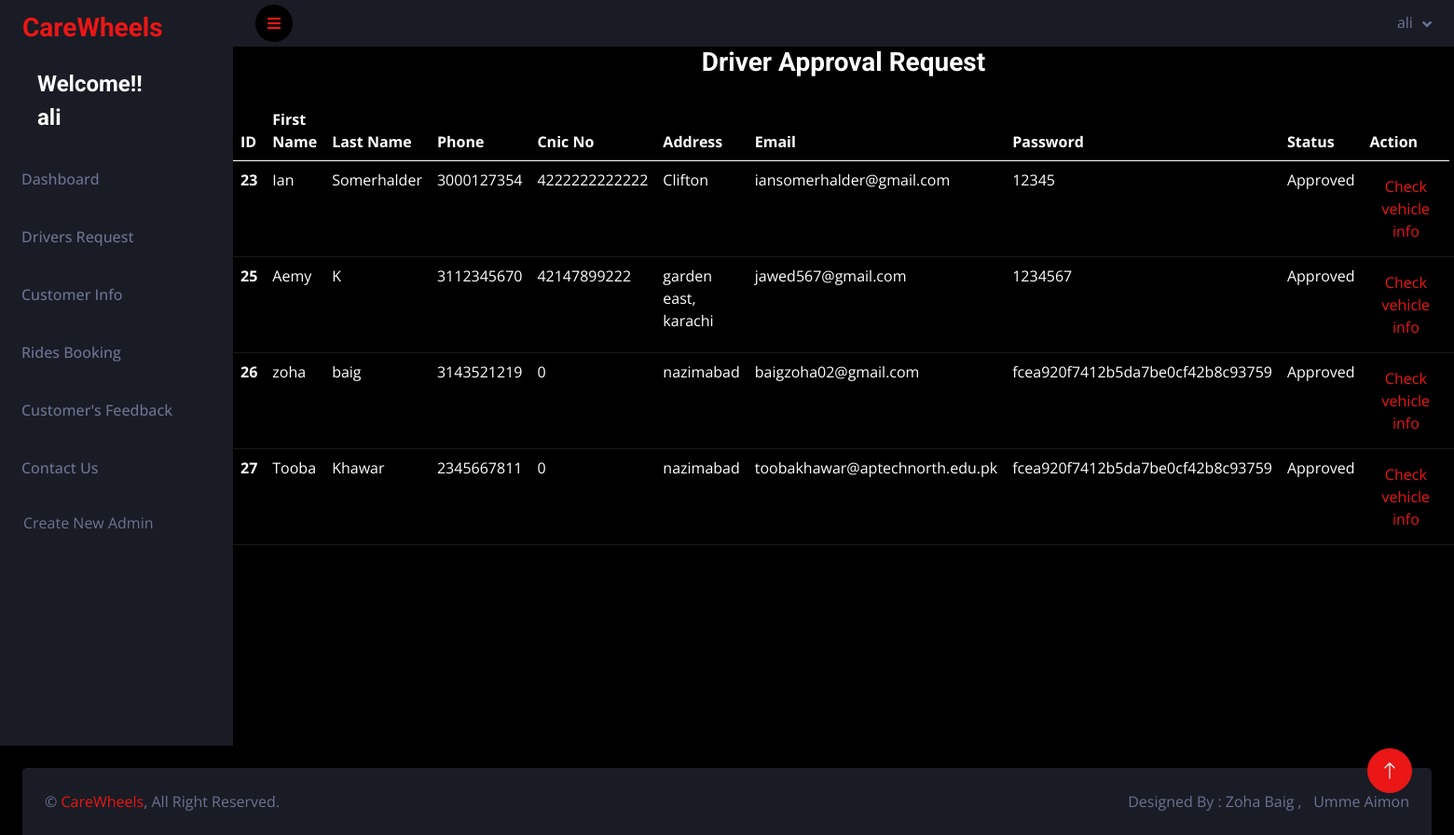
Page /admin/drv_req_pending.php (signed in) on the committed database.
### tables this page shows
CREATE TABLE `vehicles` (
  `v_id` int(11) NOT NULL,
  `v_name` varchar(55) NOT NULL,
  `v_model` varchar(55) NOT NULL,
  `v_year` int(11) NOT NULL,
  `v_capacity` int(11) NOT NULL,
  `v_regNum` varchar(55) NOT NULL,
  `d_id` int(11) NOT NULL,
  `v_drv_img` varchar(255) DEFAULT NULL,
  `v_cert_img` varchar(255) DEFAULT NULL,
  `v_img` varchar(255) DEFAULT NULL,
  `v_drv_lic` varchar(255) DEFAULT NULL
);

CREATE TABLE `drivers` (
  `d_id` int(11) NOT NULL,
  `d_fname` varchar(55) NOT NULL,
  `d_lname` varchar(55) NOT NULL,
  `d_phone` bigint(11) NOT NULL,
  `CNIC` bigint(13) NOT NULL,
  `d_email` varchar(55) NOT NULL,
  `d_address` varchar(55) NOT NULL,
  `d_password` varchar(55) NOT NULL,
  `d_status` varchar(55) DEFAULT NULL
);

### admin/drv_req_pending.php (the view, shortened to what this page needs)
<!DOCTYPE html>
<?php
require("connect.php");
if($_SESSION["a_email"]){
?>
<html lang="en">
<head>
    <link href="https://cdnjs.cloudflare.com/ajax/libs/font-awesome/5.10.0/css/all.min.css" rel="stylesheet">
    <link href="https://cdn.jsdelivr.net/npm/bootstrap-icons@1.4.1/font/bootstrap-icons.css" rel="stylesheet">
    <link href="lib/owlcarousel/assets/owl.carousel.min.css" rel="stylesheet">
    <link href="lib/tempusdominus/css/tempusdominus-bootstrap-4.min.css" rel="stylesheet" />
    <link href="css/bootstrap.min.css" rel="stylesheet">
    <link href="css/style.css" rel="stylesheet">
</head>
<body>
<div class="page-wrapper">
<?php
include('sidebar.php');
$query = "SELECT * FROM drivers JOIN vehicles ON drivers.d_id = vehicles.d_id";
$result = mysqli_query($conn,$query);
      ?>
      <h3 class="row justify-content-center">Driver Approval Request</h3>
<table class="table table-dark table-hover">
  <thead>
    <tr>
      <th scope="col">ID</th>
      <th scope="col">First Name</th>
      <th scope="col">Last Name</th>
      <th scope="col">Phone</th>
      <th scope="col">Cnic No</th>
      <th scope="col">Address</th>
      <th scope="col">Email</th>
      <th scope="col">Password</th>
      <th scope="col">Status</th>
      <th scope="col-lg-3">Action</th>
    </tr>
  </thead>
  <tbody>
  <?php
     while($row=mysqli_fetch_assoc($result))
     {
       ?>
    <tr>
      <th scope="row"><?php echo $row['d_id'];?></th>
      <td><?php echo $row['d_fname'];?></td>
      <td><?php echo $row['d_lname'];?></td>
      <td><?php echo $row['d_phone'];?></td>
      <td><?php echo $row['CNIC'];?></td>
      <td><?php echo $row['d_address'];?></td>
      <td><?php echo $row['d_email'];?></td>
      <td><?php echo $row['d_password'];?></td>
      <td><?php echo $row['d_status'];?></td>
      <td>  <a
    name="checkVinfo"
    id="checkVinfo"
    class="btn btn-link btn-open-vehicle-modal"
    href="get_vehicle_info.php?d_id=<?php echo $row["d_id"]; ?>"
    role="button"
  >Check vehicle info</a>  </td>
      <td>  <a name="approved" id="update" class="btn btn-success" href="driver_update.php?id=<?php echo $row["d_id"]?>" role="button">Update</a>  </td>
    </tr>
    <?php
     }
       ?>
  </tbody>
</table>
    </div>
        <a href="#" class="btn btn-lg btn-primary btn-lg-square back-to-top"><i class="bi bi-arrow-up"></i></a>
    <?php
include('footer.php');
?>
</body>
</html>
<?php
}
else{
    header("location:signin.php");
}
?>

### admin/css/style.css (style rules this page uses)
:root { --primary: #EB1616; --secondary: #191C24; --light: #6C7293; --dark: #000000; }
.back-to-top { position: fixed; display: none; right: 45px; bottom: 45px; z-index: 99; }
.btn { transition: .5s; }
.btn-lg-square { width: 48px; height: 48px; }
.btn-square, .btn-sm-square, .btn-lg-square { padding: 0; display: inline-flex; align-items: center; justify-content: center; font-weight: normal; border-radius: 50px; }

### admin/drv_req_pending.php (style rules this page uses)
table { margin-top: 25px; }

### rows in the picture
vehicles: d "23", d.d_fname "Ian", d.d_lname "Somerhalder", d.d_phone "3000127354", d.CNIC "4222222222222", d.d_address "Clifton", d.d_email "iansomerhalder@gmail.com", d.d_password "12345", d.d_status "Approved"
vehicles: d "25", d.d_fname "Aemy", d.d_lname "K", d.d_phone "3112345670", d.CNIC "42147899222", d.d_address "garden east, karachi", d.d_email "jawed567@gmail.com", d.d_password "1234567", d.d_status "Approved"
vehicles: d "26", d.d_fname "zoha", d.d_lname "baig", d.d_phone "3143521219", d.CNIC "0", d.d_address "nazimabad", d.d_email "baigzoha02@gmail.com", d.d_password "fcea920f7412b5da7be0cf42b8c93759", d.d_status "Approved"
vehicles: d "27", d.d_fname "Tooba", d.d_lname "Khawar", d.d_phone "2345667811", d.CNIC "0", d.d_address "nazimabad", d.d_email "toobakhawar@aptechnorth.edu.pk", d.d_password "fcea920f7412b5da7be0cf42b8c93759", d.d_status "Approved"

### other values in the picture
$_SESSION["a_username"] "ali"
$_SESSION['a_username'] "ali"
